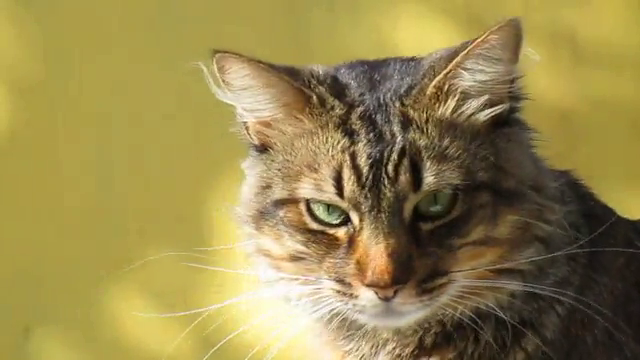
#> input picture frame 28 of content_3.mp4, 640 x 360 px
$ python OpticalFlow.py
#> lines starting #> are read from the running program, lines starting #| are printed output that depends on the picture
import cv2 as cv
import numpy as np

cap = cv.VideoCapture("C:/content_3.mp4")

ret, first_frame = cap.read()
#> first_frame is the input picture: shape (360, 640, 3); mean B, G, R 78.3, 136.3, 152.3
prev_gray = cv.cvtColor(first_frame, cv.COLOR_BGR2GRAY)
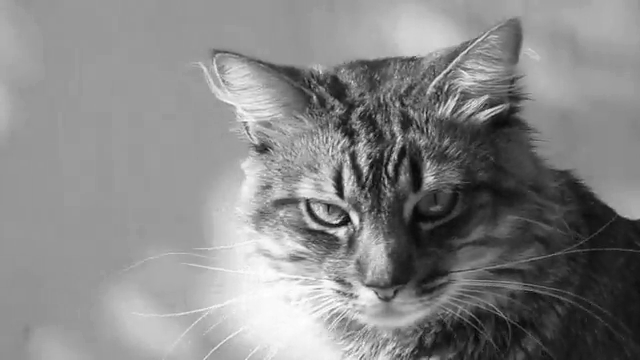
#> prev_gray: shape (360, 640); min 3, max 254, mean 134.4

mask = np.zeros_like(first_frame)   # HSV 이미지. 초기화 시 모든 값을 0으로 설정
mask[..., 1] = 255       # 색조 채널을 255로 설정하여 채도를 최대로 만든다

threshold = 3.0

frame_index = 0
cnt = 0

while (cap.isOpened()):
    ret, frame = cap.read()
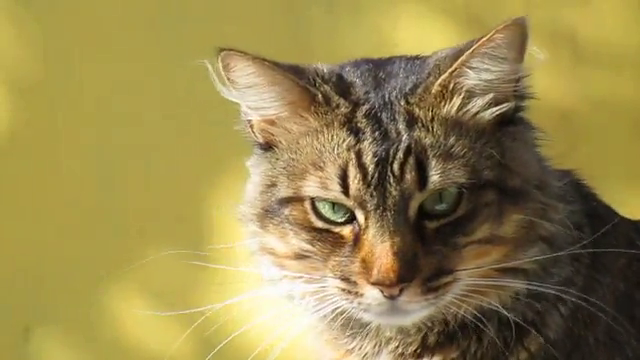
#> input picture frame 29 of content_3.mp4, 640 x 360 px
#> frame is the input picture: shape (360, 640, 3); mean B, G, R 79.1, 137.1, 153.3
    if ret:
        gray = cv.cvtColor(frame, cv.COLOR_BGR2GRAY)
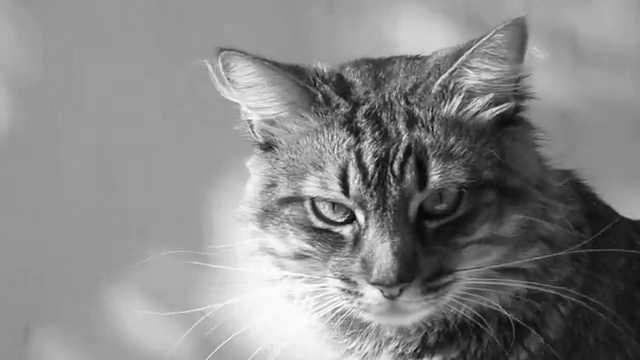
#> gray: shape (360, 640); min 4, max 254, mean 135.2
        # Optical Flow 계산
        # prev_gray: 이전 프레임의 그레이 스케일 이미지
        # gray: 현재 프레임의 그레이 스케일 이미지
        # 나머지 매개변수: Farneback 알고리즘의 파라미터들
        flow = cv.calcOpticalFlowFarneback(prev_gray, gray, None, 0.5, 3, 15, 3, 5, 1.2, 0)
        # Optical Flow 시각화
        # cv.cartToPolar: Optical Flow의 x, y 벡터를 극좌표로 변환
        # magnitude(이동 크기), angle(각도) 반환
        magnitude, _ = cv.cartToPolar(flow[..., 0], flow[..., 1])
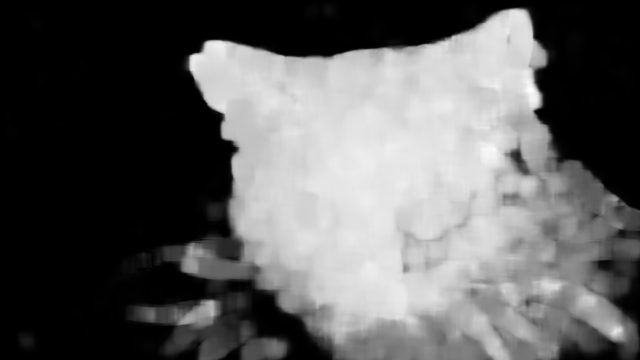
#> magnitude: shape (360, 640) float32; min 8.09e-20, max 6.42, mean 2.37; drawn with min black and max white

        if np.mean(magnitude) > threshold:
            name = f'frame_{frame_index:04d}.jpg'
            cv.imwrite(name, frame)
            cnt += 1
            print(f'Frame Saved: {name}')

        prev_gray = gray     # prev_gray를 현재 프레임의 그레이스케일 이미지로 업데이트
        frame_index += 1

    else:
        break

print(cnt)

cap.release()
cv.destroyAllWindows()

$ run again, starting later in the video
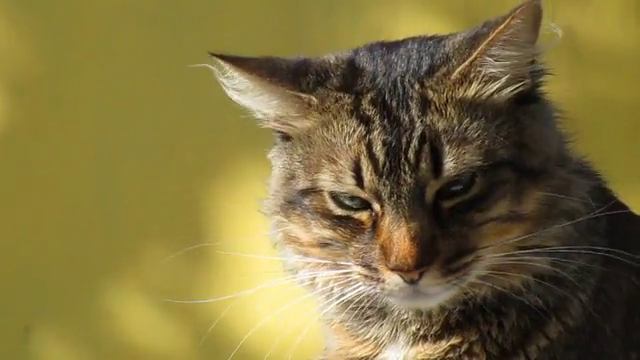
#> input picture frame 128 of content_3.mp4, 640 x 360 px
#> first_frame is the input picture: shape (360, 640, 3); mean B, G, R 62.2, 113.5, 127.5
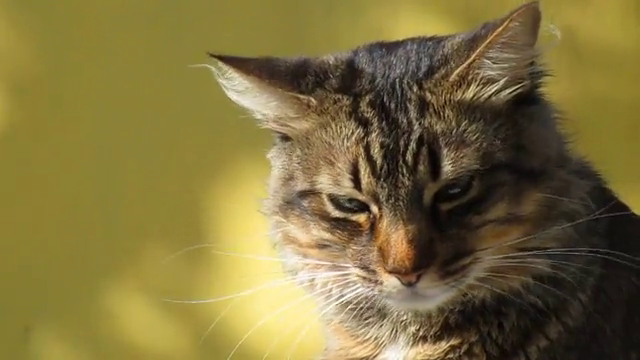
#> input picture frame 129 of content_3.mp4, 640 x 360 px
#> frame is the input picture: shape (360, 640, 3); mean B, G, R 62.2, 113.2, 127.3
#> `magnitude, _ = cv.cartToPolar(flow[..., 0], flow[..., 1])`:
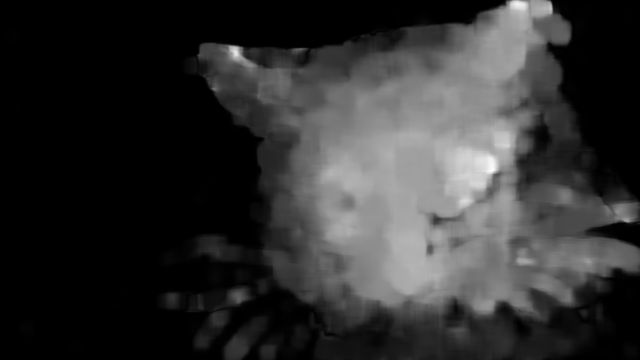
#> magnitude: shape (360, 640) float32; min 9.36e-21, max 5.1, mean 0.977; drawn with min black and max white

$ run again, starting later in the video
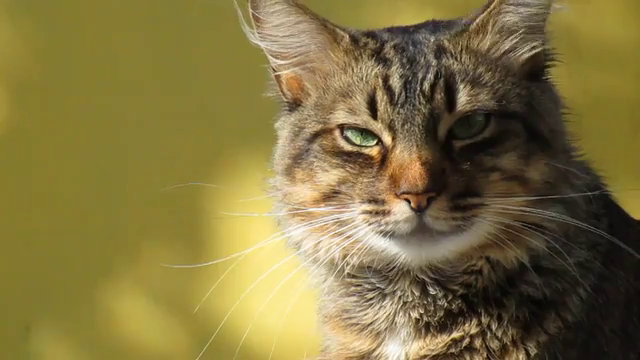
#> input picture frame 228 of content_3.mp4, 640 x 360 px
#> first_frame is the input picture: shape (360, 640, 3); mean B, G, R 64.6, 115.6, 129.4
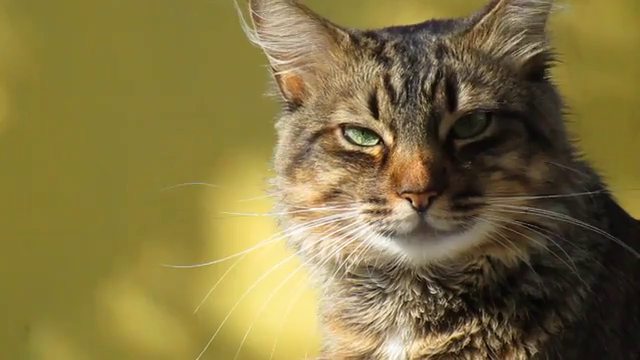
#> input picture frame 229 of content_3.mp4, 640 x 360 px
#> frame is the input picture: shape (360, 640, 3); mean B, G, R 65, 115.7, 129.8
#> `magnitude, _ = cv.cartToPolar(flow[..., 0], flow[..., 1])`:
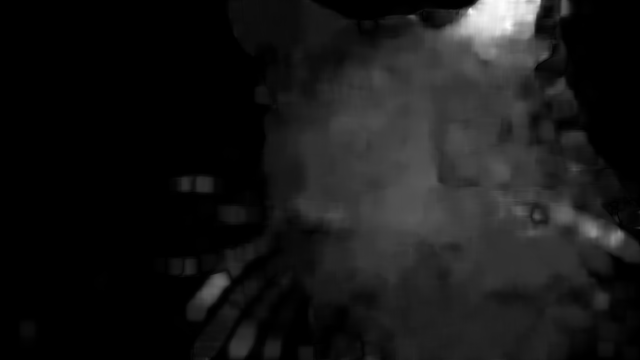
#> magnitude: shape (360, 640) float32; min 0, max 5.33, mean 0.508; drawn with min black and max white
